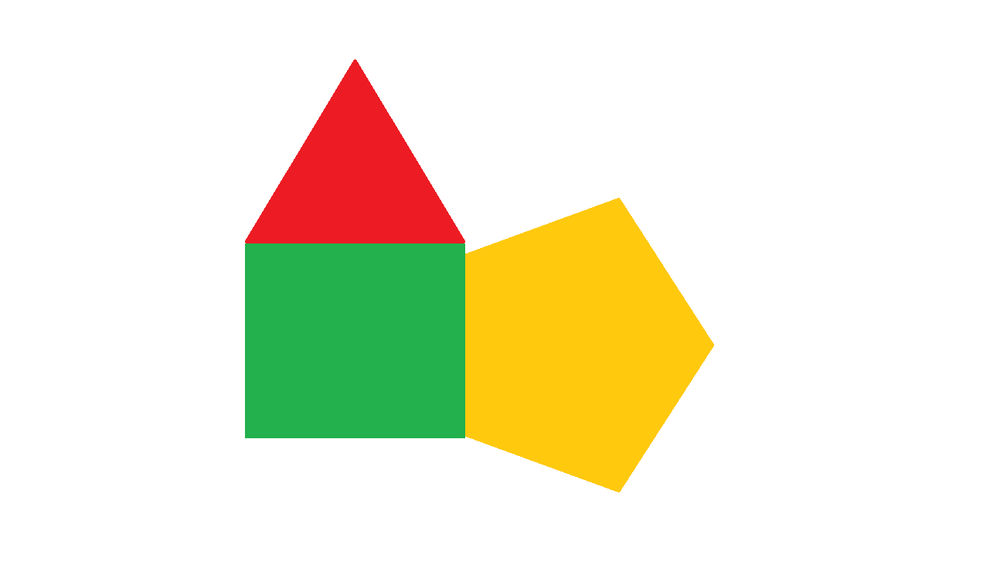
#> input picture Agent/tests/images/comb_obj_single.bmp, 1000 x 582 px, shrunk from 1294 x 753 before the run
$ python -i objects_detection.py   (imports and definitions only)   (older library calls are emulated)
#> lines starting #> are read from the running program, lines starting #| are printed output that depends on the picture; after the words box and inside, x2 and y2 are one past the last pixel; in counts of white or black regions, pixels touching at a corner belong together
#> further down, picture is the input picture: shape (582, 1000, 3); mean B, G, R 212.9, 236.4, 238.1
### Agent/ImageProcessing/pictures_transformations.py
import cv2
import numpy as np
from Agent.enums import ColorSpace


def percentage_of_bright_pixels(im, color_space):
    if color_space is ColorSpace.BGR:
        gray = cv2.cvtColor(im, cv2.COLOR_BGR2HLS)
#> gray: shape (582, 1000, 3); mean of channels 0, 1, 2 13.6, 229.1, 43.7
    elif color_space is ColorSpace.HSV:
        gray = cv2.cvtColor(im, cv2.COLOR_HSV2BGR)
    elif color_space is ColorSpace.HSL:
        gray = cv2.cvtColor(im, cv2.COLOR_BGR2HLS)
    else:
        return None

    gray = cv2.inRange(gray, (0, 160, 0), (179, 255, 255))
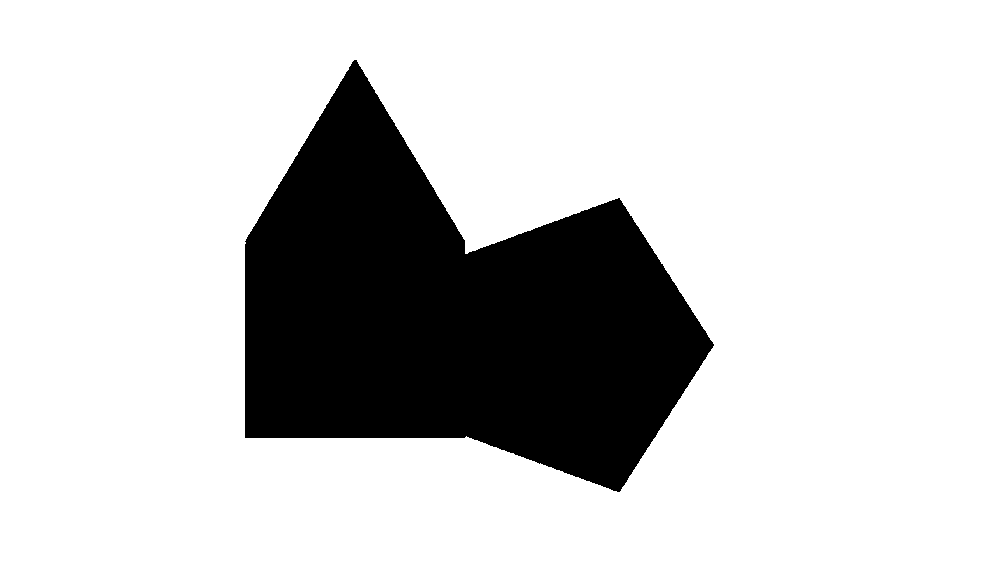
#> gray: shape (582, 1000); 80.4% white; 1 black region, box (x1, y1, x2, y2) and area: (245, 60, 714, 492) 114135
    number_of_pixels = gray.shape[0] * gray.shape[1]
#> number_of_pixels = 582000
    bright_pixels = cv2.countNonZero(gray)
#> bright_pixels = 467865
    return float(bright_pixels) / float(number_of_pixels)


# [11 lines left out: function merge_pictures, not called in this run]


def remove_light_gray_background(im):
    """remove light gray and white color"""
    im = cv2.cvtColor(im, cv2.COLOR_BGR2HLS)
    mask = cv2.inRange(im, (0, 140, 0), (179, 255, 255))
#> mask: shape (582, 1000); 80.4% white; 1 black region, box (x1, y1, x2, y2) and area: (245, 60, 714, 492) 113915
    mask = cv2.bitwise_not(mask)
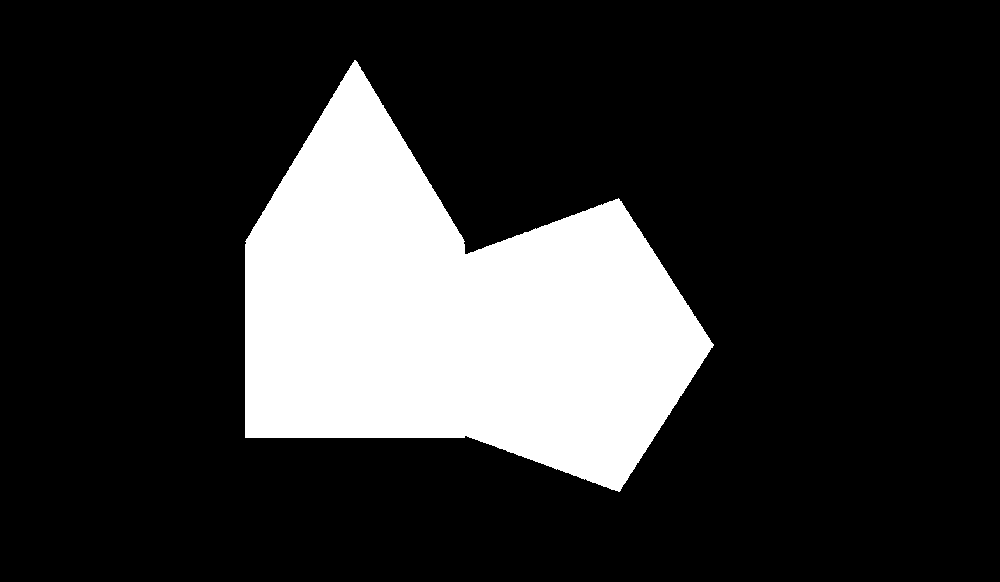
#> mask: shape (582, 1000); 19.6% white; 1 white region, box (x1, y1, x2, y2) and area: (245, 60, 714, 492) 113915
    im = cv2.bitwise_and(im, im, mask=mask)
#> im: shape (582, 1000, 3); mean of channels 0, 1, 2 13.4, 24.1, 42.6
    return cv2.cvtColor(im, cv2.COLOR_HLS2BGR)
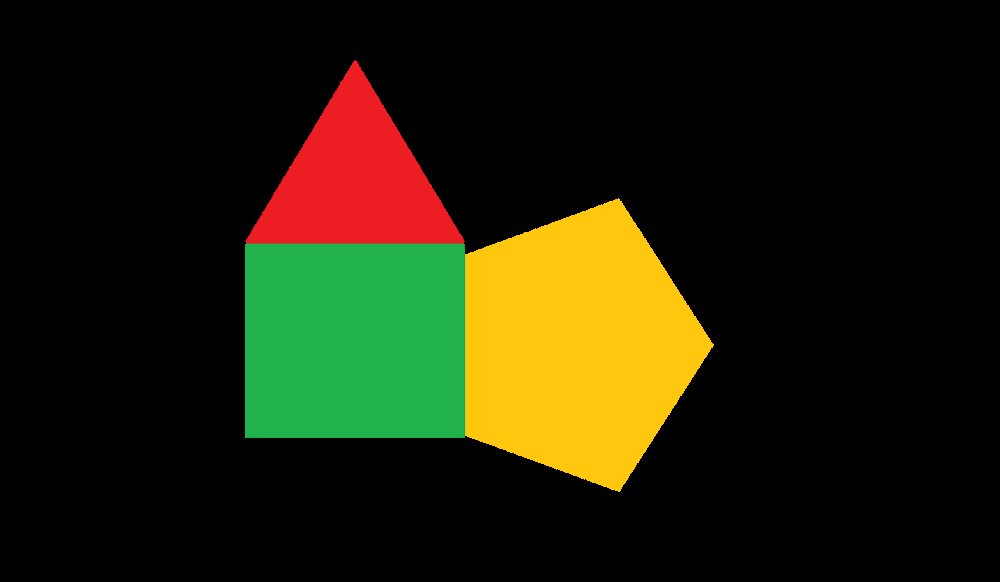
#> returned value: shape (582, 1000, 3); mean B, G, R 8.1, 31.4, 33


# [10 lines left out: function adjust_gamma, not called in this run]


def color_quantization_using_k_means(im, k):
    '''color quantization'''
#> called with k = 12
    img = im.reshape((-1, 3))
    img = np.float32(img)

    criteria = (cv2.TERM_CRITERIA_EPS + cv2.TERM_CRITERIA_MAX_ITER, 10, 1.0)
    ret, label, center = cv2.kmeans(img, k, None, criteria, 10, cv2.KMEANS_RANDOM_CENTERS)
#> ret = 539628.9; center = [[26.86, 197, 209], [73.77, 178.8, 16.59], [12.96, 199, 255], [57.92, 106.9, 128], [0, 0, 0], [0, 0, 0], [0, 0, 0], [0, 0, 0], [0, 0, 0], [35.77, 28.67, 237.1], [77, 178, 34.07], [0, 0, 0]]

    center = np.uint8(center)
#> center = [[26, 196, 209], [73, 178, 16], [12, 198, 254], [57, 106, 127], [0, 0, 0], [0, 0, 0], [0, 0, 0], [0, 0, 0], [0, 0, 0], [35, 28, 237], [76, 177, 34], [0, 0, 0]]
    res = center[label.flatten()]
    res = res.reshape(im.shape)
    return res

### Agent/ImageProcessing/common_operations.py
import cv2
import numpy as np
from Agent.enums import Color
from Agent.resources import ares
from ast import literal_eval


def find_contours(image, mode):
    """
    Finds contours in given image
    :param image: image from which contours are to be found; it is best for image to be binary image
    :param mode: openCV mode for detecting contours;
                mode can be one of the following: cv2.RETR_EXTERNAL, cv2.RETR_FLOODFILL, cv2.RETR_LIST,
                cv2.RETR_CCOMP, cv2.RETR_TREE

    :return: list of detected contours
    """

    _, contours, _ = cv2.findContours(image, mode, cv2.CHAIN_APPROX_SIMPLE)
    result_contours = []
    for single_contour in contours:
        e = cv2.arcLength(single_contour, True)
        contour_area = cv2.contourArea(single_contour)
        # if contour area is about 98% of whole image size then contour is just frame of the image
        if contour_area / image.size > 0.98:
            continue
        # if contour area is less than given param (recommended 500) it is considered to be noise and should be ignored
        if contour_area > ares('image_processing_params\\contour_area_noise_border'):
            result_contour = cv2.approxPolyDP(single_contour, e * 0.02, closed=True)
            result_contours.append(result_contour)
    return result_contours


# [99 lines left out: functions convert_numpy_array_for_shape_detection, minimum_bound, maximum_bound, color_bounds, color_from_bounds, not called in this run]

### Agent/resources.py
"""Simple resource system"""
import yaml


# [16 lines left out: function res, not called in this run]


def ares(path):
    """Return agent resource from agent.yml file to which the path points"""
    with open('Agent/Resources/agent.yml', 'r') as resources_file:
        resource = yaml.load(resources_file)
        split = path.split('\\')
        for part in split:
            if type(resource) is list:
                part = int(part)
            resource = resource[part]
        return resource

### Agent/ImageProcessing/objects_detection.py
import cv2
import numpy as np
import shape_detection as sd
import pictures_transformations as pt
import pattern_recognition as pr
import common_operations as common
import size_detection as size_det
from Agent.enums import Color, ColorSpace, Pattern
from Agent.enums import Shape as enumShape
from Agent.object import Shape, CombinedObject


class ObjectDetector:

    def __init__(self, detected_contours=[]):
        self.detected_contours = detected_contours

    def detect_objects(self, frame, real_distance=None, auto_contour_clear=True, prepare_image_before_detection=True):
        if frame is None:
            return []

        frame_copy = frame.copy()
        if prepare_image_before_detection:
            frame_copy = self._prepare_image_for_detection(frame_copy)
        result = []

        external_contours = self._find_external_contours(frame_copy)
        for single_contour in external_contours:
            single_object_image = self._prepare_image_for_single_combined_object(frame_copy, single_contour)
            part_objects = self._detect_part_objects(single_object_image, real_distance)

            if len(part_objects) is 1:
                result.append(part_objects[0])
            elif len(part_objects) > 1:
                shape_type = sd.detect_shape(common.convert_numpy_array_for_shape_detection(single_contour))
                real_width, real_height = size_det.assume_size_from_contour(real_distance, single_contour, frame.shape)
                result.append(CombinedObject(type=shape_type, width=real_width, height=real_height, parts=part_objects))

        if auto_contour_clear:
            self.clear_contours()
        return result

    def _find_external_contours(self, image):
        edges = cv2.cvtColor(image, cv2.COLOR_BGR2HSV)
#> edges: shape (582, 1000, 3); mean H, S, V 13.4, 44.2, 43.4
        edges = cv2.Canny(edges, 50, 500)
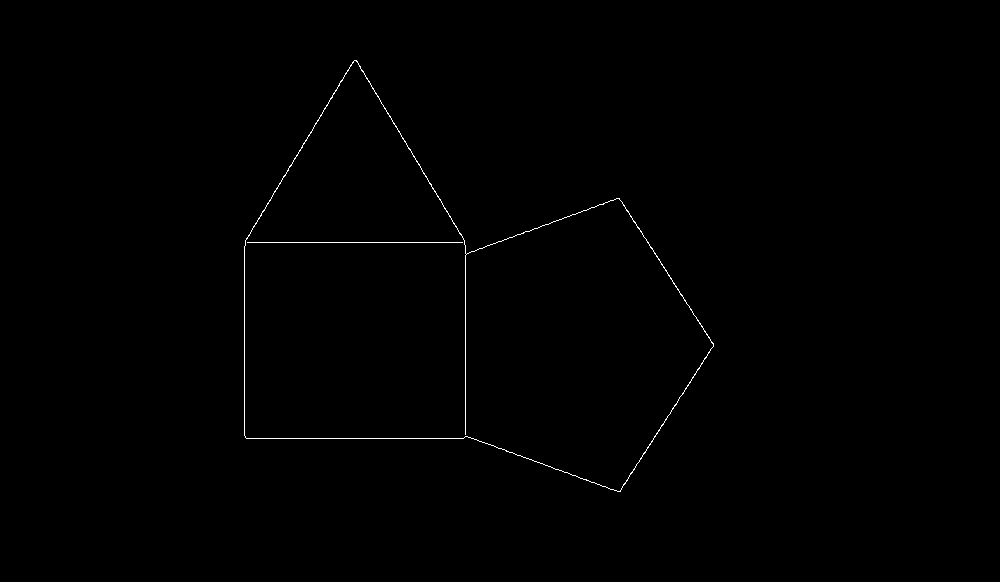
#> edges: shape (582, 1000); 0.33% white in thin lines or dots, all inside (x1, y1, x2, y2) = (244, 60, 714, 492)
        edges = cv2.dilate(edges, None, iterations=2)
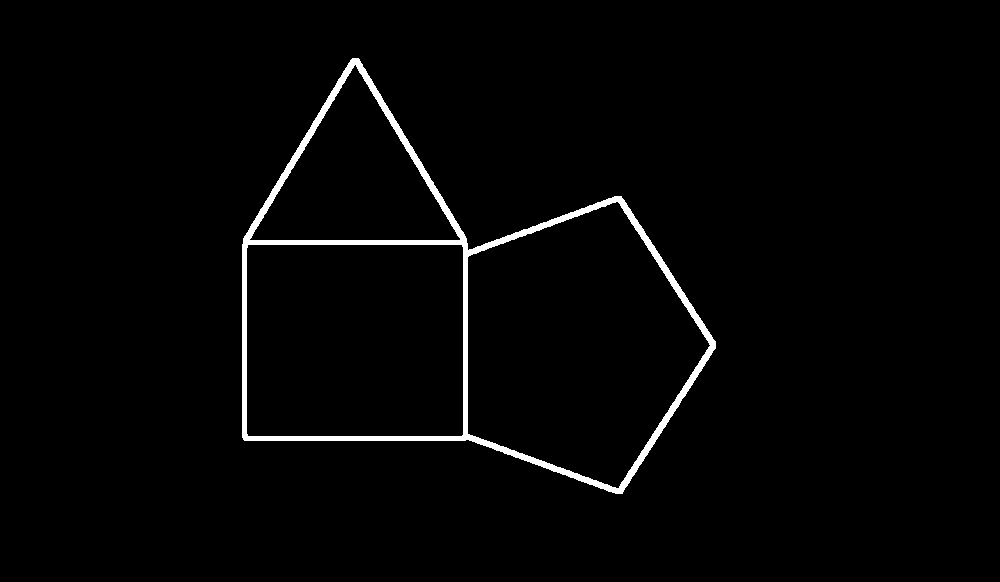
#> edges: shape (582, 1000); 1.9% white; 1 white region, box (x1, y1, x2, y2) and area: (242, 58, 716, 494) 11149
        edges = cv2.erode(edges, None, iterations=2)
        return common.find_contours(edges, cv2.RETR_EXTERNAL)
#> in find_contours, `_, contours, _ = cv2.findContours(image, mode, cv2.CHAIN_APPROX_SIMPLE)`: contours = 1 contour; box (x1, y1, x2, y2) and area: (244, 60, 714, 492) 114204
#> the loop in find_contours, `for single_contour in contours:` made 1 pass
#> (e, contour_area) on pass 1: (1606.6, 114204)
#> after the loop in find_contours, `for single_contour in contours:`: result_contours = []

    # [26 lines left out: functions _prepare_image_for_single_combined_object, _detect_part_objects, not called in this run]

    def _prepare_image_for_detection(self, im):
        if pt.percentage_of_bright_pixels(im, ColorSpace.BGR) < 0.4:
            im = pt.adjust_gamma(im, 2.0)
        im = pt.remove_light_gray_background(im)
        return pt.color_quantization_using_k_means(im, 12)

    def clear_contours(self):
        self.detected_contours = []

    # [101 lines left out: functions _calculate_object_from_contour, _find_symbols_in_range, _prepare_image_for_symbol_detection, _prepare_image_for_pattern_recognition, _remove_symbol_objects, _detect_basic_objects_contours, not called in this run]

>>> import cv2
>>> picture = cv2.imread('../tests/images/comb_obj_single.bmp')
#> (the run stopped early here; a loop or call above may not have finished)

$ run again, on Agent/tests/images/obj_det_blue_pentagon.bmp
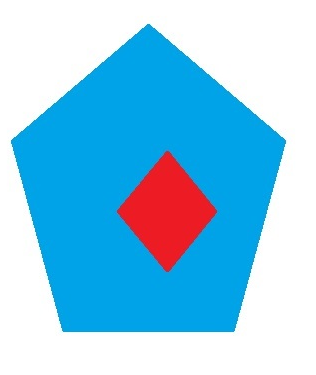
#> input picture Agent/tests/images/obj_det_blue_pentagon.bmp, 316 x 375 px
#> picture is the input picture: shape (375, 316, 3); mean B, G, R 232.5, 201.7, 140.7
#> in percentage_of_bright_pixels, `gray = cv2.inRange(gray, (0, 160, 0), (179, 255, 255))`:
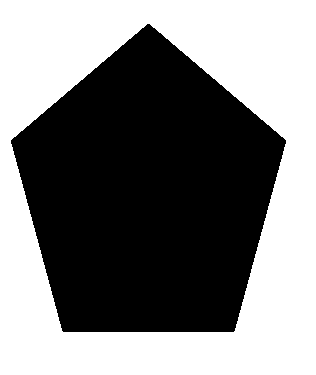
#> gray: shape (375, 316); 50.2% white; 1 black region, box (x1, y1, x2, y2) and area: (11, 24, 286, 332) 58983
#> bright_pixels = 59517
#> im: shape (375, 316, 3); mean of channels 0, 1, 2 53.4, 58.6, 122.2
#> in color_quantization_using_k_means, `ret, label, center = cv2.kmeans(img, k, None, criteria, 10, cv2.KMEANS..`: ret = 1388561.9; center = [[228.2, 161.1, 5.1], [232.2, 162.3, 0.197], [221.4, 159, 13.68], [36.38, 28.1, 235.2], [216.9, 154.3, 27.81], [163.1, 119.2, 104.7], [86.91, 60.69, 153.8], [206.3, 152, 37.46], [208.7, 154.5, 21.53], [193.5, 150, 36.33], [182.8, 142.5, 56.65], [0, 0, 0]]
#> in color_quantization_using_k_means, `center = np.uint8(center)`: center = [[228, 161, 5], [232, 162, 0], [221, 158, 13], [36, 28, 235], [216, 154, 27], [163, 119, 104], [86, 60, 153], [206, 151, 37], [208, 154, 21], [193, 149, 36], [182, 142, 56], [0, 0, 0]]
#> in _find_external_contours, `edges = cv2.erode(edges, None, iterations=2)`:
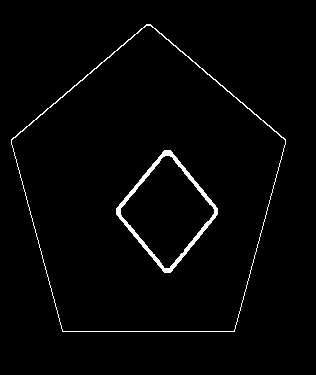
#> edges: shape (375, 316); 2% white; 2 white regions
#> contours = 1 contour; box (x1, y1, x2, y2) and area: (11, 24, 286, 332) 58903
#> the loop in find_contours, `for single_contour in contours:` made 1 pass
#> (e, contour_area) on pass 1: (967.5, 58903)
#> after the loop in find_contours, `for single_contour in contours:`: result_contours = []
